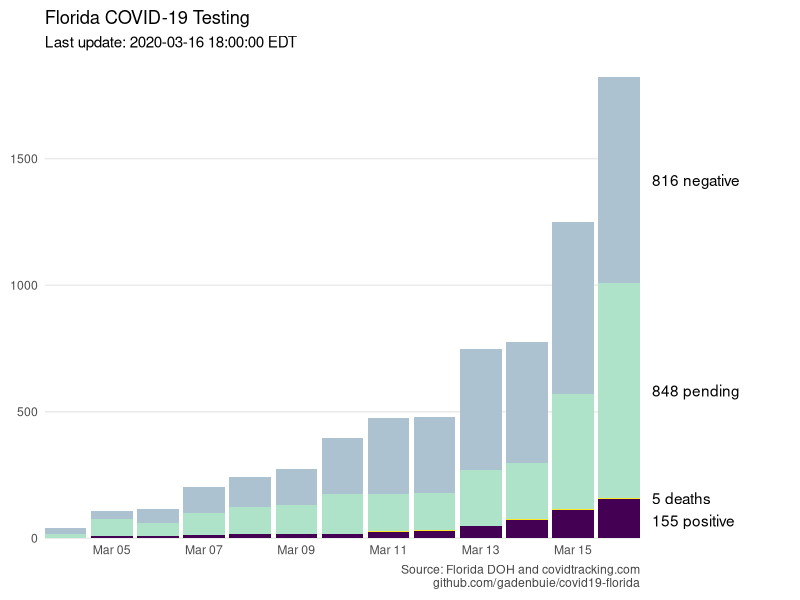

The R script that drew this image:
library(dplyr, warn.conflicts = FALSE)
library(tidyr, warn.conflicts = FALSE)
library(readr, warn.conflicts = FALSE)
library(lubridate, warn.conflicts = FALSE)
library(ggplot2, warn.conflicts = FALSE)

x <- read_csv("covid-19-florida-tests.csv")

test_summary <- 
  x %>%
  select(timestamp:florida_deaths, -total) %>%
  rename(deaths = florida_deaths) %>%
  mutate(positive = positive - deaths) %>%
  mutate_at("timestamp", ymd_hms) %>%
  mutate(day = floor_date(timestamp, "day")) %>% 
  group_by(day) %>% 
  arrange(desc(timestamp)) %>% 
  slice(1) %>% 
  ungroup() %>% 
  select(-day) %>% 
  mutate_at("timestamp", as_date) %>%
  pivot_longer(names_to = "status", values_to = "count", -timestamp) %>%
  mutate(status = factor(status, c("negative", "pending", "deaths", "positive")))
  
g <- 
  test_summary %>% 
  # filter(status != "negative") %>% 
  ggplot() +
  aes(x = timestamp, y = count, fill = status) +
  geom_col() +
  ggrepel::geom_text_repel(
    data = test_summary %>% 
      filter(timestamp == max(timestamp)) %>% 
      arrange(desc(status)) %>% 
      mutate(
        placement = cumsum(count) - count / 2,
        count_label = paste(count, status)
      ),
    aes(label = count_label, y = placement, x = timestamp + 0.40), 
    xlim = test_summary %>% pull(timestamp) %>% max() + 0.6,
    segment.colour = "#999999"
  ) +
  labs(
    x = NULL, y = NULL,
    caption = "Source: Florida DOH and covidtracking.com\ngithub.com/gadenbuie/covid19-florida"
  ) +
  ggtitle(
    label = "Florida COVID-19 Testing",
    subtitle = glue::glue("Last update: {max(x$timestamp)}")
  ) +
  theme_minimal() +
  scale_x_date(expand = expand_scale(add = 0)) +
  scale_y_continuous(expand = expand_scale(add = 0)) +
  scale_fill_manual(
    values = c(negative = "#acc2d1", pending = "#aee2c9", positive = "#440154", deaths = "#fde725"),
    guide = FALSE
  ) +
  coord_cartesian(clip = "off") +
  theme(
    plot.margin = margin(0.5, 8, 0.5, 0.5, unit = "lines"),
    plot.subtitle = element_text(margin = margin(b = 1.25, unit = "lines")),
    plot.caption = element_text(color = "#444444"),
    panel.grid.major.x = element_blank(),
    panel.grid.minor.x = element_blank(),
    panel.grid.minor.y = element_blank()
  )

fs::dir_create("plots")
ggsave(fs::path("plots", "covid-19-florida-testing.png"), g, width = 6.66, height = 3.33, dpi = 150, scale = 1.5)
